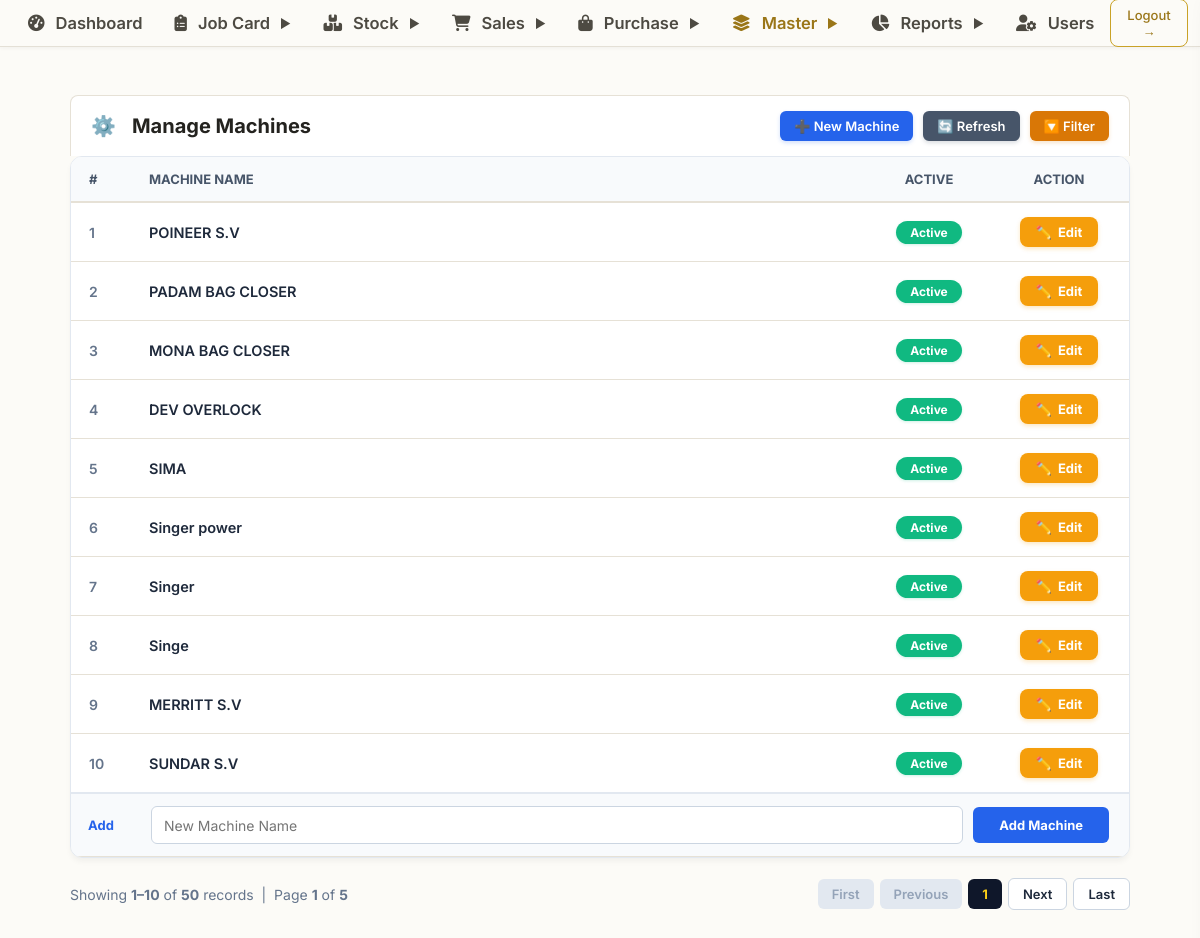
Screenshot of /machine/list_machine.php (signed in) with the database file from the repository.
### tables this page shows
CREATE TABLE `machine` (
  `id` bigint NOT NULL AUTO_INCREMENT,
  `createdBy` varchar(255) DEFAULT NULL,
  `createdOn` datetime(6) DEFAULT NULL,
  `modifiedBy` varchar(255) DEFAULT NULL,
  `modifiedOn` datetime(6) DEFAULT NULL,
  `active` bit(1) NOT NULL,
  `assembeldByUs` bit(1) NOT NULL,
  `machineName` varchar(50) DEFAULT NULL,
  `picture` varchar(255) DEFAULT NULL,
  `machineType` bigint DEFAULT NULL,
  PRIMARY KEY (`id`)
);

### machine/list_machine.php (the view, shortened to what this page needs)
<?php require_once("../config/db.php"); ?>
<?php include("../includes/header.php"); ?>
<?php
$limit = 10;
$page = isset($_GET['page']) ? max(1, (int)$_GET['page']) : 1;
$offset = ($page - 1) * $limit;
$where = "WHERE 1=1";
$countRes = mysqli_query($conn, "SELECT COUNT(*) AS total FROM machine $where");
$totalRows = (int)mysqli_fetch_assoc($countRes)['total'];
$totalPages = $totalRows > 0 ? ceil($totalRows / $limit) : 1;
$query = "SELECT * FROM machine $where ORDER BY id DESC LIMIT $limit OFFSET $offset";
$res = mysqli_query($conn, $query);
$queryParams = $_GET;
unset($queryParams['page']);
$queryString = http_build_query($queryParams);
?>
<div class="page-main-container erp-container" style="padding: 20px;">
    <div class="erp-header-bar">
        <div class="erp-header-title">
            <span style="margin-right: 8px;">⚙️</span>Manage Machines
        </div>
        <div class="erp-header-actions" style="display: flex; gap: 10px; align-items: center; flex-wrap: wrap;">
            <button type="button" onclick="focusAddMachineField()" style="background: #2563eb; color: #ffffff; border: none; font-weight: 600; font-size: 13px; padding: 7px 14px; border-radius: 6px; display: inline-flex; align-items: center; gap: 6px; cursor: pointer; box-shadow: 0 2px 4px rgba(37, 99, 235, 0.2);">➕ New Machine</button>
            <button type="button" onclick="location.reload()" style="background: #475569; color: #ffffff; border: none; font-weight: 600; font-size: 13px; padding: 7px 14px; border-radius: 6px; display: inline-flex; align-items: center; gap: 6px; cursor: pointer; box-shadow: 0 2px 4px rgba(71, 85, 105, 0.2);">🔄 Refresh</button>
            <button type="button" onclick="openFilter()" style="background: #d97706; color: #ffffff; border: none; font-weight: 600; font-size: 13px; padding: 7px 14px; border-radius: 6px; display: inline-flex; align-items: center; gap: 6px; cursor: pointer; box-shadow: 0 2px 4px rgba(217, 119, 6, 0.2);">🔽 Filter</button>
        </div>
    </div>
    <div class="erp-table-box" style="overflow-x: auto; background: #fff; border-radius: 12px; border: 1px solid #e2e8f0; box-shadow: 0 4px 6px -1px rgba(0, 0, 0, 0.05); width: 100%;">
        <table class="erp-table master-table" style="width: 100%; border-collapse: collapse; min-width: 0;">
            <thead>
                <tr style="background: #f8fafc; border-bottom: 2px solid #e2e8f0;">
                    <th style="width: 60px; padding: 14px 18px; color: #475569; font-weight: 700; font-size: 13px; text-transform: uppercase;">#</th>
                    <th style="padding: 14px 18px; color: #475569; font-weight: 700; font-size: 13px; text-transform: uppercase;">Machine Name</th>
                    <th style="padding: 14px 18px; color: #475569; font-weight: 700; font-size: 13px; text-transform: uppercase; text-align: center; width: 120px;">Active</th>
                    <th style="padding: 14px 18px; color: #475569; font-weight: 700; font-size: 13px; text-transform: uppercase; text-align: center; width: 140px;">Action</th>
                </tr>
            </thead>
            <tbody>
                <?php
                if ($totalRows > 0) {
                    $i = $offset + 1;
                    while ($row = mysqli_fetch_assoc($res)) {
                        $isActive = (ord($row['active'] ?? 1) == 1 || $row['active'] == 1);
                        ?>
                        <tr style="border-bottom: 1px solid #f1f5f9; transition: background 0.15s;" onmouseover="this.style.background='#fbfcfe'" onmouseout="this.style.background='white'">
                            <td style="padding: 14px 18px; color: #64748b; font-size: 14px; font-weight: 600;"><?= $i++ ?></td>
                            <td style="padding: 14px 18px; font-size: 14.5px;">
                                <a href="edit_machine.php?id=<?= $row['id'] ?>" class="machine-table-cell-link">
                                    <?= htmlspecialchars($row['machineName']) ?>
                                </a>
                            </td>
                            <td style="padding: 14px 18px; text-align: center;">
                                <?php if ($isActive): ?>
                                    <span class="badge-active">Active</span>
                                <?php else: ?>
                                    <span class="badge-inactive">Inactive</span>
                                <?php endif; ?>
                            </td>
                            <td style="padding: 14px 18px; text-align: center;">
                                <a href="edit_machine.php?id=<?= $row['id'] ?>" class="btn-edit-action">
                                    <span>✏️</span> Edit
                                </a>
                            </td>
                        </tr>
                    <?php }
                } ?>
            </tbody>
            <tfoot>
                <tr id="addMachineSection" style="background: #f8fafc; border-top: 2px solid #e2e8f0;">
                    <td style="padding: 12px 10px; color: #2563eb; font-size: 13px; font-weight: 700; width: 50px; text-align: center;">Add</td>
                    <td colspan="3" style="padding: 12px 20px;">
                        <form action="list_machine.php" method="POST" style="display: flex; gap: 10px; width: 100%; align-items: center;">
                            <input type="text" name="machineName" id="newMachineInput" placeholder="New Machine Name" required
                                style="flex: 1; min-width: 120px; border: 1.5px solid #cbd5e1; border-radius: 6px; padding: 8px 12px; font-size: 14px; background: #fff; transition: all 0.3s ease;">
                            <button type="submit"
                                style="background: #2563eb; color: #fff; border: none; padding: 10px 26px; border-radius: 6px; font-weight: 700; font-size: 13px; cursor: pointer; flex-shrink: 0; white-space: nowrap;">Add Machine</button>
                        </form>
                    </td>
                </tr>
            </tfoot>
        </table>
    </div>
    <div class="pagination" style="display: flex; justify-content: space-between; align-items: center; margin-top: 20px; font-size: 14px; color: #64748b;">
        <div>
            <?php
            $startRecord = $totalRows > 0 ? $offset + 1 : 0;
            $endRecord = min($offset + $limit, $totalRows);
            ?>
            Showing <strong><?= $startRecord ?>–<?= $endRecord ?></strong> of <strong><?= $totalRows ?></strong> records &nbsp;|&nbsp; Page <strong><?= $page ?></strong> of <strong><?= $totalPages ?></strong>
        </div>
        <div style="display: flex; gap: 6px; align-items: center;">
            <?php if ($page <= 1): ?>
                <span style="padding: 7px 14px; background: #e2e8f0; border-radius: 6px; color: #94a3b8; cursor: not-allowed; font-weight: 600; font-size: 13px;">First</span>
                <span style="padding: 7px 14px; background: #e2e8f0; border-radius: 6px; color: #94a3b8; cursor: not-allowed; font-weight: 600; font-size: 13px;">Previous</span>
            <?php endif; ?>
            <span style="padding: 7px 14px; background: #0f172a; color: #FDD017; border-radius: 6px; font-weight: 700; font-size: 13px;"><?= $page ?></span>
            <?php if ($page >= $totalPages): ?>
                <span style="padding: 7px 14px; background: #e2e8f0; border-radius: 6px; color: #94a3b8; cursor: not-allowed; font-weight: 600; font-size: 13px;">Next</span>
                <span style="padding: 7px 14px; background: #e2e8f0; border-radius: 6px; color: #94a3b8; cursor: not-allowed; font-weight: 600; font-size: 13px;">Last</span>
            <?php else: ?>
                <a href="?<?= $queryString ? $queryString . '&' : '' ?>page=<?= $page + 1 ?>" style="padding: 7px 14px; background: #ffffff; border: 1px solid #cbd5e1; border-radius: 6px; text-decoration: none; color: #1e293b; font-weight: 600; font-size: 13px;">Next</a>
                <a href="?<?= $queryString ? $queryString . '&' : '' ?>page=<?= $totalPages ?>" style="padding: 7px 14px; background: #ffffff; border: 1px solid #cbd5e1; border-radius: 6px; text-decoration: none; color: #1e293b; font-weight: 600; font-size: 13px;">Last</a>
            <?php endif; ?>
        </div>
    </div>
</div>
<?php include("../includes/footer.php"); ?>

### includes/common_erp.css (style rules this page uses)
:root { --erp-primary: #C9A227; --erp-primary-hover: #E6C65C; --erp-secondary: #9A7618; --erp-secondary-hover: #C9A227; --erp-accent: #C9A227; --erp-accent-hover: #E6C65C; --erp-success: #3F7D52; --erp-success-hover: #2F5D3D; --erp-warning: #B7791F; --erp-warning-hover: #975F13; --erp-danger: #B94A48; --erp-danger-hover: #9A3837; --erp-dark: #24231F; --erp-dark-hover: #35332C; --erp-bg: #FCFBF7; --erp-card-bg: #FFFFFF; --erp-subtle-bg: #F6F3EA; --erp-border: #E6E1D6; --erp-border-input: #D8D4C8; --erp-border-dark: #DED9CB; --erp-text-main: #5F5C54; --erp-text-muted: #8A877D; --erp-text-light: #AAA69B; --erp-text-heading: #24231F; --erp-font: 'Inter', system-ui, -apple-system, BlinkMacSystemFont, "Segoe UI", Roboto, sans-serif; --erp-radius-sm: 4px; --erp-radius-md: 6px; --erp-radius-lg: 8px; --erp-radius-xl: 12px; --erp-shadow-sm: 0 1px 3px rgba(36, 35, 31, 0.05); --erp-shadow-md: 0 4px 6px -1px rgba(36, 35, 31, 0.08); --erp-shadow-lg: 0 10px 25px -5px rgba(36, 35, 31, 0.12); }
*, *::before, *::after { box-sizing: border-box !important; }
html { width: 100% !important; max-width: 100% !important; margin: 0; padding: 0; overflow-x: hidden !important; -webkit-text-size-adjust: 100%; }
body { width: 100% !important; max-width: 100% !important; margin: 0; padding: 0; overflow-x: hidden !important; background-color: var(--erp-bg) !important; font-family: var(--erp-font) !important; color: var(--erp-text-main) !important; }
input, select, textarea, button { max-width: 100%; font-family: inherit; }
.erp-container, .page-wrapper, .container-box, .container, .app-container { width: 100% !important; max-width: 1360px; margin: 0 auto; padding: 20px; box-sizing: border-box; min-height: calc(100vh - 110px); }
.erp-header-bar, .header-bar, .page-header, .header { background: #ffffff; display: flex; align-items: center; justify-content: space-between; border-radius: 8px 8px 0 0; padding: 15px 20px; border: 1px solid var(--erp-border); border-bottom: none; flex-wrap: wrap; gap: 12px; }
.erp-header-title, .page-header h1, .header h2, .po-title-bar h2 { color: var(--erp-dark); font-weight: 700; font-size: 20px; margin: 0; display: flex; align-items: center; gap: 8px; }
.erp-header-actions, .header-actions, .actions { display: flex; gap: 10px; align-items: center; flex-wrap: wrap; }
.erp-table-box, .table-box, .table-wrap, .table-responsive { background: #ffffff; border-radius: 0 0 12px 12px; box-shadow: var(--erp-shadow-lg); padding: 0; border: 1px solid var(--erp-border); width: 100% !important; max-width: 100% !important; overflow-x: auto !important; -webkit-overflow-scrolling: touch; }
.erp-table, table { width: 100%; border-collapse: collapse; text-align: left; min-width: 800px; }
.master-table { min-width: 0 !important; width: 100% !important; }
.erp-table th, table th { background: #f8fafc; padding: 12px 15px; border-bottom: 2px solid var(--erp-border); font-size: 13.5px; font-weight: 700; color: var(--erp-text-main); vertical-align: middle; white-space: nowrap; }
.erp-table td, table td { padding: 12px 15px; border-bottom: 1px solid var(--erp-border); font-size: 13.5px; color: #334155; vertical-align: middle; }
.erp-table tbody tr, table tbody tr { transition: background-color 0.15s ease; }
.erp-input, .erp-select, .erp-textarea, .form-control, .form-select, input[type="text"], input[type="number"], input[type="email"], input[type="date"], select, textarea { width: 100%; height: 38px; padding: 0 12px; border: 1px solid var(--erp-border-input); border-radius: var(--erp-radius-md); font-size: 13.5px; color: var(--erp-text-main); background: #ffffff; font-family: inherit; box-sizing: border-box; transition: border-color 0.15s ease, box-shadow 0.15s ease; }
.erp-badge-completed, .erp-badge-delivered, .erp-badge-success, .badge-active, .status-badge.completed { background: #16a34a; color: #ffffff; }
.erp-pagination, .pagination, .pagination-bar { display: flex; justify-content: space-between; align-items: center; margin-top: 16px; font-size: 13.5px; color: var(--erp-text-muted); flex-wrap: wrap; gap: 10px; }
@media (max-width: 1280px) { .erp-container, .page-wrapper, .container-box, .container { padding: 16px; } }

### includes/header.php (style rules this page uses)
* { box-sizing: border-box; margin: 0; padding: 0; }
body { font-family: 'Inter', Arial, sans-serif; background: #f4f6f9; padding-top: 50px; padding-bottom: 80px; }

### rows the page displays
machine: machineName "POINEER S.V", active "Active"
machine: machineName "PADAM BAG CLOSER", active "Active"
machine: machineName "MONA BAG CLOSER", active "Active"
machine: machineName "DEV OVERLOCK", active "Active"
machine: machineName "SIMA", active "Active"
machine: machineName "Singer power", active "Active"
machine: machineName "Singer", active "Active"
machine: machineName "Singe", active "Active"
machine: machineName "MERRITT S.V", active "Active"
machine: machineName "SUNDAR S.V", active "Active"

### other values shown
$startRecord "1"
$endRecord "10"
$totalRows "50"
$page "1"
$totalPages "5"
